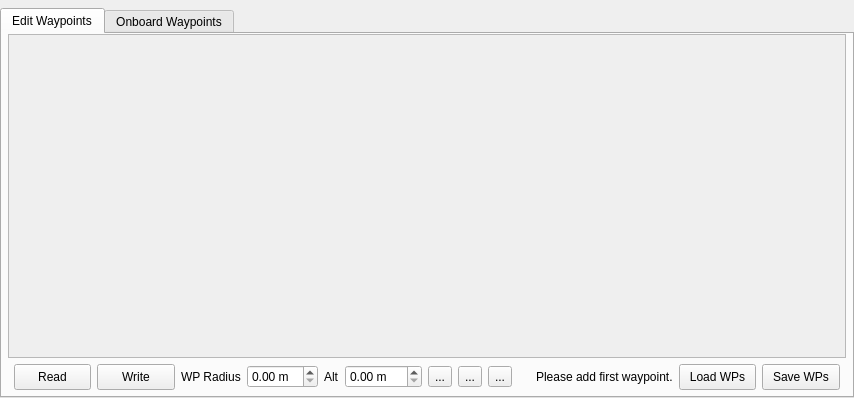
<?xml version="1.0" encoding="UTF-8"?>
<ui version="4.0">
 <class>WaypointList</class>
 <widget class="QWidget" name="WaypointList">
  <property name="geometry">
   <rect>
    <x>0</x>
    <y>0</y>
    <width>854</width>
    <height>398</height>
   </rect>
  </property>
  <property name="minimumSize">
   <size>
    <width>100</width>
    <height>120</height>
   </size>
  </property>
  <property name="windowTitle">
   <string>Form</string>
  </property>
  <layout class="QGridLayout" name="gridLayout">
   <property name="leftMargin">
    <number>0</number>
   </property>
   <property name="topMargin">
    <number>8</number>
   </property>
   <property name="rightMargin">
    <number>0</number>
   </property>
   <property name="bottomMargin">
    <number>0</number>
   </property>
   <property name="spacing">
    <number>0</number>
   </property>
   <item row="0" column="0">
    <widget class="QTabWidget" name="tabWidget">
     <property name="currentIndex">
      <number>0</number>
     </property>
     <widget class="QWidget" name="editTab">
      <attribute name="title">
       <string>Edit Waypoints</string>
      </attribute>
      <layout class="QGridLayout" name="gridLayout_2">
       <property name="leftMargin">
        <number>6</number>
       </property>
       <property name="topMargin">
        <number>0</number>
       </property>
       <property name="rightMargin">
        <number>6</number>
       </property>
       <property name="bottomMargin">
        <number>6</number>
       </property>
       <property name="spacing">
        <number>6</number>
       </property>
       <item row="1" column="6">
        <widget class="QDoubleSpinBox" name="altSpinBox">
         <property name="suffix">
          <string> m</string>
         </property>
         <property name="maximum">
          <double>999.000000000000000</double>
         </property>
        </widget>
       </item>
       <item row="1" column="5">
        <widget class="QLabel" name="altLabel">
         <property name="text">
          <string>Alt</string>
         </property>
        </widget>
       </item>
       <item row="1" column="4">
        <widget class="QDoubleSpinBox" name="wpRadiusSpinBox">
         <property name="suffix">
          <string> m</string>
         </property>
        </widget>
       </item>
       <item row="0" column="0" colspan="18">
        <widget class="QScrollArea" name="scrollArea">
         <property name="widgetResizable">
          <bool>true</bool>
         </property>
         <widget class="QWidget" name="scrollAreaWidgetContents">
          <property name="geometry">
           <rect>
            <x>0</x>
            <y>0</y>
            <width>837</width>
            <height>321</height>
           </rect>
          </property>
          <layout class="QVBoxLayout" name="verticalLayout_2">
           <item>
            <widget class="QWidget" name="editableListWidget" native="true">
             <property name="toolTip">
              <string>Waypoint list. The list is empty until you issue a read command or add waypoints.</string>
             </property>
             <property name="statusTip">
              <string>Waypoint list. The list is empty until you issue a read command or add waypoints.</string>
             </property>
             <property name="whatsThis">
              <string>Waypoint list. The list is empty until you issue a read command or add waypoints.</string>
             </property>
            </widget>
           </item>
          </layout>
         </widget>
        </widget>
       </item>
       <item row="1" column="16">
        <widget class="QPushButton" name="saveButton">
         <property name="minimumSize">
          <size>
           <width>0</width>
           <height>26</height>
          </size>
         </property>
         <property name="toolTip">
          <string>Save waypoints to a file on the local harddisk. Does not save them on the MAV.</string>
         </property>
         <property name="statusTip">
          <string>Save waypoints to a file on the local harddisk. Does not save them on the MAV.</string>
         </property>
         <property name="whatsThis">
          <string>Save waypoints to a file on the local harddisk. Does not save them on the MAV.</string>
         </property>
         <property name="text">
          <string>Save WPs</string>
         </property>
         <property name="shortcut">
          <string>Ctrl+S</string>
         </property>
        </widget>
       </item>
       <item row="1" column="7">
        <widget class="QToolButton" name="positionAddButton">
         <property name="toolTip">
          <string>Set the current vehicle position as new waypoint</string>
         </property>
         <property name="statusTip">
          <string>Set the current vehicle position as new waypoint</string>
         </property>
         <property name="whatsThis">
          <string>Set the current vehicle position as new waypoint</string>
         </property>
         <property name="text">
          <string>...</string>
         </property>
         <property name="icon">
          <iconset resource="../../qgroundcontrol.qrc">
           <normaloff>:/files/images/actions/go-bottom.svg</normaloff>:/files/images/actions/go-bottom.svg</iconset>
         </property>
        </widget>
       </item>
       <item row="1" column="1">
        <widget class="QPushButton" name="readButton">
         <property name="minimumSize">
          <size>
           <width>0</width>
           <height>26</height>
          </size>
         </property>
         <property name="toolTip">
          <string>Read all waypoints from the MAV. Clears the list on this computer.</string>
         </property>
         <property name="statusTip">
          <string>Read all waypoints from the MAV. Clears the list on this computer.</string>
         </property>
         <property name="whatsThis">
          <string>Read all waypoints from the MAV. Clears the list on this computer.</string>
         </property>
         <property name="text">
          <string>Read</string>
         </property>
         <property name="icon">
          <iconset resource="../../qgroundcontrol.qrc">
           <normaloff>:/files/images/status/software-update-available.svg</normaloff>:/files/images/status/software-update-available.svg</iconset>
         </property>
         <property name="shortcut">
          <string>Ctrl+R</string>
         </property>
        </widget>
       </item>
       <item row="1" column="8">
        <widget class="QToolButton" name="addButton">
         <property name="toolTip">
          <string>Add a new waypoint to this list. Transmit via write to the MAV.</string>
         </property>
         <property name="statusTip">
          <string>Add a new waypoint to this list. Transmit via write to the MAV.</string>
         </property>
         <property name="whatsThis">
          <string>Add a new waypoint to this list. Transmit via write to the MAV.</string>
         </property>
         <property name="text">
          <string>...</string>
         </property>
         <property name="icon">
          <iconset resource="../../qgroundcontrol.qrc">
           <normaloff>:/files/images/actions/list-add.svg</normaloff>:/files/images/actions/list-add.svg</iconset>
         </property>
        </widget>
       </item>
       <item row="1" column="3">
        <widget class="QLabel" name="wpRadiusLabel">
         <property name="text">
          <string>WP Radius</string>
         </property>
        </widget>
       </item>
       <item row="1" column="9">
        <widget class="QToolButton" name="clearWPListButton">
         <property name="toolTip">
          <string>Delete all waypoints from this list. You have to click write to clear the list on the MAV as well.</string>
         </property>
         <property name="statusTip">
          <string>Delete all waypoints from this list. You have to click write to clear the list on the MAV as well.</string>
         </property>
         <property name="whatsThis">
          <string>Delete all waypoints from this list. You have to click write to clear the list on the MAV as well.</string>
         </property>
         <property name="text">
          <string>...</string>
         </property>
         <property name="icon">
          <iconset resource="../../qgroundcontrol.qrc">
           <normaloff>:/files/images/actions/process-stop.svg</normaloff>:/files/images/actions/process-stop.svg</iconset>
         </property>
        </widget>
       </item>
       <item row="1" column="15">
        <widget class="QPushButton" name="loadButton">
         <property name="minimumSize">
          <size>
           <width>0</width>
           <height>26</height>
          </size>
         </property>
         <property name="toolTip">
          <string>Load waypoints from a file on the local harddisk. Does not load the waypoints on the MAV.</string>
         </property>
         <property name="statusTip">
          <string>Load waypoints from a file on the local harddisk. Does not load the waypoints on the MAV.</string>
         </property>
         <property name="whatsThis">
          <string>Load waypoints from a file on the local harddisk. Does not load the waypoints on the MAV.</string>
         </property>
         <property name="text">
          <string>Load WPs</string>
         </property>
        </widget>
       </item>
       <item row="1" column="12">
        <spacer name="horizontalSpacer">
         <property name="orientation">
          <enum>Qt::Horizontal</enum>
         </property>
         <property name="sizeHint" stdset="0">
          <size>
           <width>40</width>
           <height>20</height>
          </size>
         </property>
        </spacer>
       </item>
       <item row="1" column="2">
        <widget class="QPushButton" name="transmitButton">
         <property name="minimumSize">
          <size>
           <width>0</width>
           <height>26</height>
          </size>
         </property>
         <property name="toolTip">
          <string>Transmit all waypoints on this list to the MAV.</string>
         </property>
         <property name="statusTip">
          <string>Transmit all waypoints on this list to the MAV.</string>
         </property>
         <property name="whatsThis">
          <string>Transmit all waypoints on this list to the MAV.</string>
         </property>
         <property name="text">
          <string>Write</string>
         </property>
         <property name="icon">
          <iconset resource="../../qgroundcontrol.qrc">
           <normaloff>:/files/images/devices/network-wireless.svg</normaloff>:/files/images/devices/network-wireless.svg</iconset>
         </property>
         <property name="shortcut">
          <string>Ctrl+W</string>
         </property>
        </widget>
       </item>
       <item row="1" column="13" colspan="2">
        <widget class="QLabel" name="statusLabel">
         <property name="toolTip">
          <string>The current waypoint transmission status</string>
         </property>
         <property name="statusTip">
          <string>The current waypoint transmission status</string>
         </property>
         <property name="whatsThis">
          <string>The current waypoint transmission status</string>
         </property>
         <property name="text">
          <string>Please add first waypoint.</string>
         </property>
        </widget>
       </item>
      </layout>
     </widget>
     <widget class="QWidget" name="viewTab">
      <attribute name="title">
       <string>Onboard Waypoints</string>
      </attribute>
      <layout class="QGridLayout" name="gridLayout_3">
       <property name="leftMargin">
        <number>6</number>
       </property>
       <property name="topMargin">
        <number>0</number>
       </property>
       <property name="rightMargin">
        <number>6</number>
       </property>
       <property name="bottomMargin">
        <number>6</number>
       </property>
       <item row="0" column="0" colspan="4">
        <widget class="QScrollArea" name="readOnlyScrollArea">
         <property name="widgetResizable">
          <bool>true</bool>
         </property>
         <widget class="QWidget" name="scrollAreaWidgetContents_2">
          <property name="geometry">
           <rect>
            <x>0</x>
            <y>0</y>
            <width>836</width>
            <height>323</height>
           </rect>
          </property>
          <property name="autoFillBackground">
           <bool>true</bool>
          </property>
          <layout class="QVBoxLayout" name="verticalLayout">
           <item>
            <widget class="QWidget" name="viewOnlyListWidget" native="true">
             <property name="enabled">
              <bool>true</bool>
             </property>
             <property name="maximumSize">
              <size>
               <width>16777215</width>
               <height>16777215</height>
              </size>
             </property>
            </widget>
           </item>
          </layout>
         </widget>
        </widget>
       </item>
       <item row="1" column="3">
        <widget class="QPushButton" name="refreshButton">
         <property name="toolTip">
          <string>Read all waypoints from the MAV and display in View tab..</string>
         </property>
         <property name="statusTip">
          <string>Read all waypoints from the MAV and display in View tab..</string>
         </property>
         <property name="whatsThis">
          <string>Read all waypoints from the MAV and display in View tab.</string>
         </property>
         <property name="text">
          <string>Refresh</string>
         </property>
         <property name="icon">
          <iconset resource="../../qgroundcontrol.qrc">
           <normaloff>:/files/images/actions/go-jump.svg</normaloff>:/files/images/actions/go-jump.svg</iconset>
         </property>
         <property name="shortcut">
          <string>Ctrl+R</string>
         </property>
        </widget>
       </item>
       <item row="1" column="1">
        <spacer name="horizontalSpacer_2">
         <property name="orientation">
          <enum>Qt::Horizontal</enum>
         </property>
         <property name="sizeHint" stdset="0">
          <size>
           <width>714</width>
           <height>20</height>
          </size>
         </property>
        </spacer>
       </item>
       <item row="1" column="2">
        <widget class="QLabel" name="viewStatusLabel">
         <property name="text">
          <string/>
         </property>
        </widget>
       </item>
      </layout>
     </widget>
    </widget>
   </item>
  </layout>
  <action name="actionAddWaypoint">
   <property name="icon">
    <iconset resource="../../qgroundcontrol.qrc">
     <normaloff>:/files/images/actions/list-add.svg</normaloff>:/files/images/actions/list-add.svg</iconset>
   </property>
   <property name="text">
    <string>Add Waypoint</string>
   </property>
   <property name="toolTip">
    <string>Add a new waypoint to the end of the list</string>
   </property>
  </action>
  <action name="actionTransmit">
   <property name="icon">
    <iconset resource="../../qgroundcontrol.qrc">
     <normaloff>:/files/images/devices/network-wireless.svg</normaloff>:/files/images/devices/network-wireless.svg</iconset>
   </property>
   <property name="text">
    <string>Transmit</string>
   </property>
   <property name="toolTip">
    <string>Transmit waypoints to unmanned system</string>
   </property>
  </action>
  <action name="actionRead">
   <property name="icon">
    <iconset resource="../../qgroundcontrol.qrc">
     <normaloff>:/files/images/status/software-update-available.svg</normaloff>:/files/images/status/software-update-available.svg</iconset>
   </property>
   <property name="text">
    <string>Read</string>
   </property>
  </action>
 </widget>
 <resources>
  <include location="../../qgroundcontrol.qrc"/>
 </resources>
 <connections/>
</ui>
